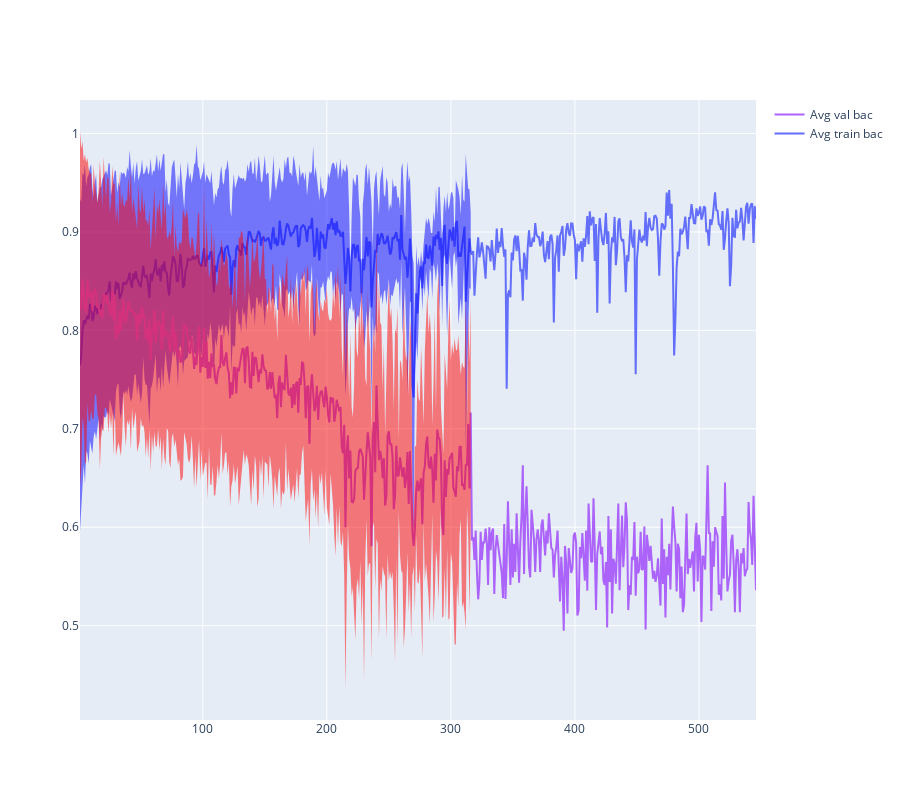

Notebook source saved alongside this figure:
### Code cell
avg_plot("bac")

### Figure 1 — Plotly figure (JSON) as saved in the notebook; plotly's stock layout.template omitted (floating-point values rounded to 4 significant figures; data arrays with more than 128 entries replaced by an {"elided": "..."} marker saying what was removed)
{"data": [{"mode": "lines", "name": "Avg train bac", "type": "scatter", "x": {"elided": "546 int values"}, "y": {"elided": "546 float values"}}, {"line": {"width": 0}, "marker": {"color": "blue"}, "name": "trainupper bound", "showlegend": false, "type": "scatter", "x": {"elided": "546 int values"}, "y": {"elided": "546 float values"}}, {"fill": "tonexty", "line": {"width": 0}, "marker": {"color": "blue"}, "name": "trainlower bound", "showlegend": false, "type": "scatter", "x": {"elided": "546 int values"}, "y": {"elided": "546 float values"}}, {"mode": "lines", "name": "Avg val bac", "type": "scatter", "x": {"elided": "546 int values"}, "y": {"elided": "546 float values"}}, {"line": {"width": 0}, "marker": {"color": "red"}, "name": "valupper bound", "showlegend": false, "type": "scatter", "x": {"elided": "546 int values"}, "y": {"elided": "546 float values"}}, {"fill": "tonexty", "line": {"width": 0}, "marker": {"color": "red"}, "name": "vallower bound", "showlegend": false, "type": "scatter", "x": {"elided": "546 int values"}, "y": {"elided": "546 float values"}}], "layout": {"height": 800, "hovermode": "x"}}
